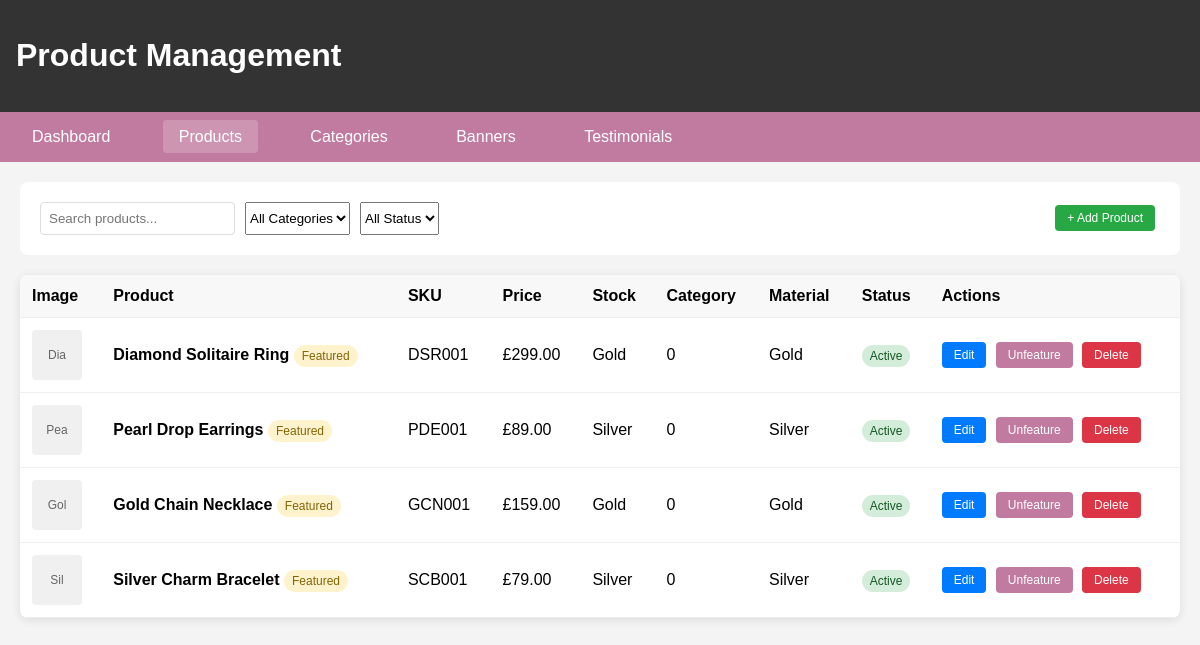
Page /admin/products.php (signed in) on the earlier database version.
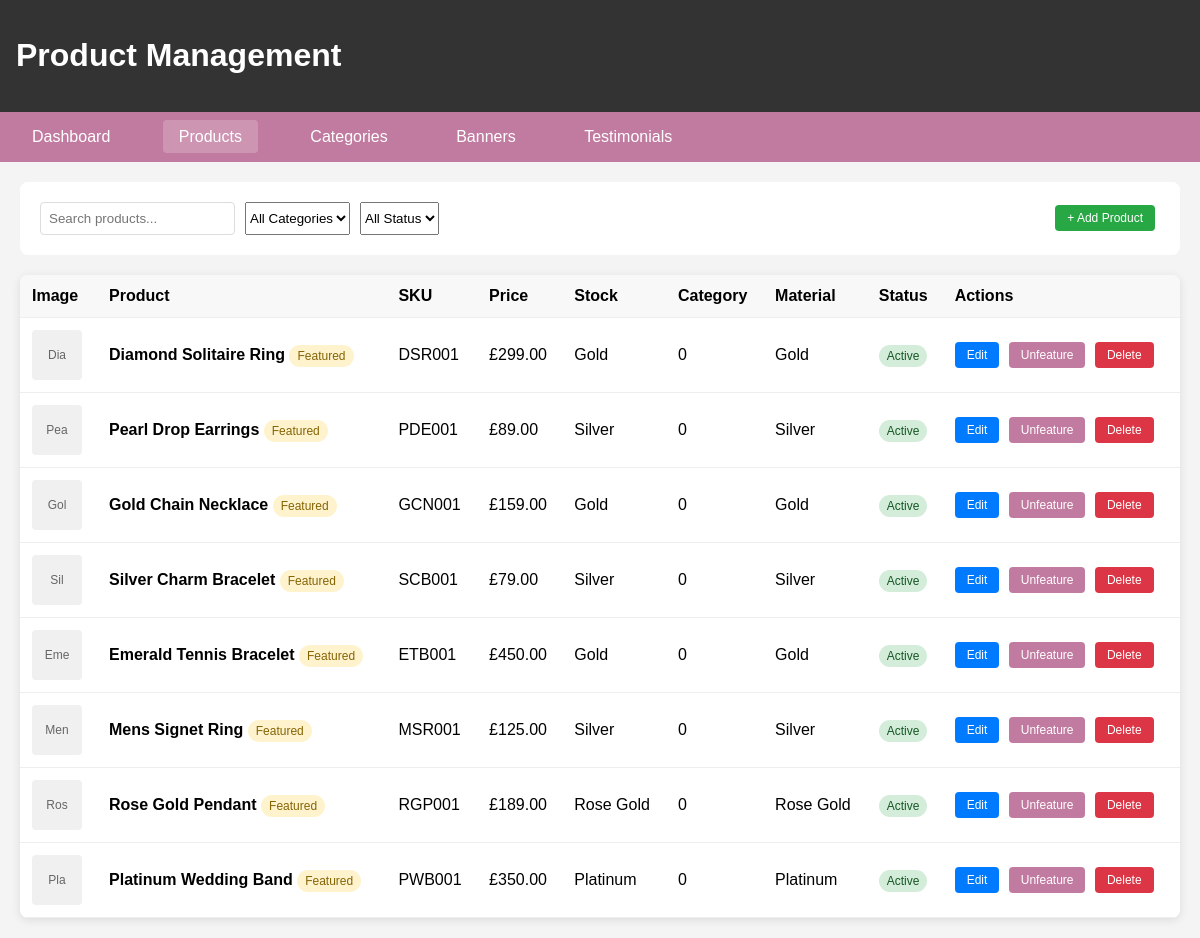
Same page on the later database version.
### tables this page shows
CREATE TABLE IF NOT EXISTS products (
    id INT PRIMARY KEY AUTO_INCREMENT,
    name VARCHAR(255) NOT NULL,
    slug VARCHAR(255) UNIQUE NOT NULL,
    description TEXT,
    short_description VARCHAR(500),
    sku VARCHAR(100) UNIQUE NOT NULL,
    price DECIMAL(10,2) NOT NULL,
    sale_price DECIMAL(10,2) NULL,
    stock_quantity INT DEFAULT 0,
    weight DECIMAL(8,2),
    dimensions VARCHAR(100),
    material VARCHAR(100),
    stone_type VARCHAR(100),
    gender ENUM('men', 'women', 'unisex') DEFAULT 'unisex',
    is_featured BOOLEAN DEFAULT FALSE,
    is_active BOOLEAN DEFAULT TRUE,
    meta_title VARCHAR(255),
    meta_description VARCHAR(500),
    created_at TIMESTAMP DEFAULT CURRENT_TIMESTAMP,
    updated_at TIMESTAMP DEFAULT CURRENT_TIMESTAMP ON UPDATE CURRENT_TIMESTAMP
);

### admin/products.php (the view, shortened to what this page needs)
<?php
require_once '../config/database.php';
$stmt = $pdo->query("SELECT * FROM products ORDER BY created_at DESC");
$products = $stmt->fetchAll();
?>
<!DOCTYPE html>
<html lang="en">
<head>
</head>
<body>
    <header class="admin-header">
        <h1>Product Management</h1>
    </header>
    <nav class="admin-nav">
        <a href="index.php">Dashboard</a>
        <a href="products.php" class="active">Products</a>
        <a href="categories.php">Categories</a>
        <a href="banners.php">Banners</a>
        <a href="testimonials.php">Testimonials</a>
    </nav>
    <div class="controls">
        <div class="search-box">
            <input type="text" placeholder="Search products..." id="search-input">
            <select id="category-filter">
                <option value="">All Categories</option>
            </select>
            <select id="status-filter">
                <option value="">All Status</option>
            </select>
        </div>
        <button class="btn btn-success" onclick="openAddModal()">+ Add Product</button>
    </div>
    <div class="products-table">
        <table>
            <thead>
                <tr>
                    <th>Image</th>
                    <th>Product</th>
                    <th>SKU</th>
                    <th>Price</th>
                    <th>Stock</th>
                    <th>Category</th>
                    <th>Material</th>
                    <th>Status</th>
                    <th>Actions</th>
                </tr>
            </thead>
            <tbody>
                <?php foreach ($products as $product): ?>
                <tr>
                    <td>
                        <div class="product-image"><?php echo substr($product['name'], 0, 3); ?></div>
                    </td>
                    <td>
                        <strong><?php echo htmlspecialchars($product['name']); ?></strong>
                        <?php if ($product['is_featured']): ?>
                            <span class="status-badge featured-badge">Featured</span>
                        <?php endif; ?>
                    </td>
                    <td><?php echo htmlspecialchars($product['sku']); ?></td>
                    <td>£<?php echo number_format($product['price'], 2); ?></td>
                    <td><?php echo htmlspecialchars($product['material'] ?? 'N/A'); ?></td>
                    <td><?php echo $product['stock_quantity']; ?></td>
                    <td><?php echo htmlspecialchars($product['material']); ?></td>
                    <td>
                        <span class="status-badge <?php echo $product['is_active'] ? 'status-active' : 'status-inactive'; ?>">
                            <?php echo $product['is_active'] ? 'Active' : 'Inactive'; ?>
                        </span>
                    </td>
                    <td>
                        <button class="btn btn-primary" onclick="editProduct(<?php echo $product['id']; ?>)">Edit</button>
                        <button class="btn" onclick="toggleFeatured(<?php echo $product['id']; ?>)">
                            <?php echo $product['is_featured'] ? 'Unfeature' : 'Feature'; ?>
                        </button>
                        <button class="btn btn-danger" onclick="deleteProduct(<?php echo $product['id']; ?>)">Delete</button>
                    </td>
                </tr>
                <?php endforeach; ?>
            </tbody>
        </table>
    </div>
</body>
</html>

### admin/products.php (style rules this page uses)
body { font-family: Arial, sans-serif; margin: 0; padding: 20px; background: #f4f4f4; }
.admin-header { background: #333; color: white; padding: 1rem; margin: -20px -20px 20px; }
.admin-nav { background: #C27BA0; padding: 1rem; margin: -20px -20px 20px; }
.admin-nav a { color: white; text-decoration: none; margin-right: 2rem; padding: 0.5rem 1rem; border-radius: 4px; }
.admin-nav a:hover, .admin-nav a.active { background: rgba(255,255,255,0.2); }
.controls { background: white; padding: 20px; border-radius: 8px; margin-bottom: 20px; display: flex; justify-content: space-between; align-items: center; }
.search-box { display: flex; gap: 10px; }
.search-box input { padding: 8px; border: 1px solid #ddd; border-radius: 4px; }
.products-table { background: white; border-radius: 8px; overflow: hidden; box-shadow: 0 2px 10px rgba(0,0,0,0.1); }
table { width: 100%; border-collapse: collapse; }
th, td { padding: 12px; text-align: left; border-bottom: 1px solid #eee; }
th { background: #f8f8f8; font-weight: 600; }
.product-image { width: 50px; height: 50px; background: #f0f0f0; border-radius: 4px; display: flex; align-items: center; justify-content: center; font-size: 12px; color: #666; }
.status-badge { padding: 4px 8px; border-radius: 12px; font-size: 12px; font-weight: 500; }
.status-active { background: #d4edda; color: #155724; }
.featured-badge { background: #fff3cd; color: #856404; }
.btn { padding: 6px 12px; background: #C27BA0; color: white; border: none; border-radius: 4px; cursor: pointer; text-decoration: none; display: inline-block; font-size: 12px; margin-right: 5px; }
.btn-primary { background: #007bff; }
.btn-danger { background: #dc3545; }
.btn-success { background: #28a745; }

Differences in the rows shown:
added products: name "Eme", name "Emerald Tennis Bracelet", is_featured "Featured", sku "ETB001", price "450.00", material "Gold", stock_quantity "0", is_active "Active"
added products: name "Men", name "Mens Signet Ring", is_featured "Featured", sku "MSR001", price "125.00", material "Silver", stock_quantity "0", is_active "Active"
added products: name "Ros", name "Rose Gold Pendant", is_featured "Featured", sku "RGP001", price "189.00", material "Rose Gold", stock_quantity "0", is_active "Active"
added products: name "Pla", name "Platinum Wedding Band", is_featured "Featured", sku "PWB001", price "350.00", material "Platinum", stock_quantity "0", is_active "Active"
